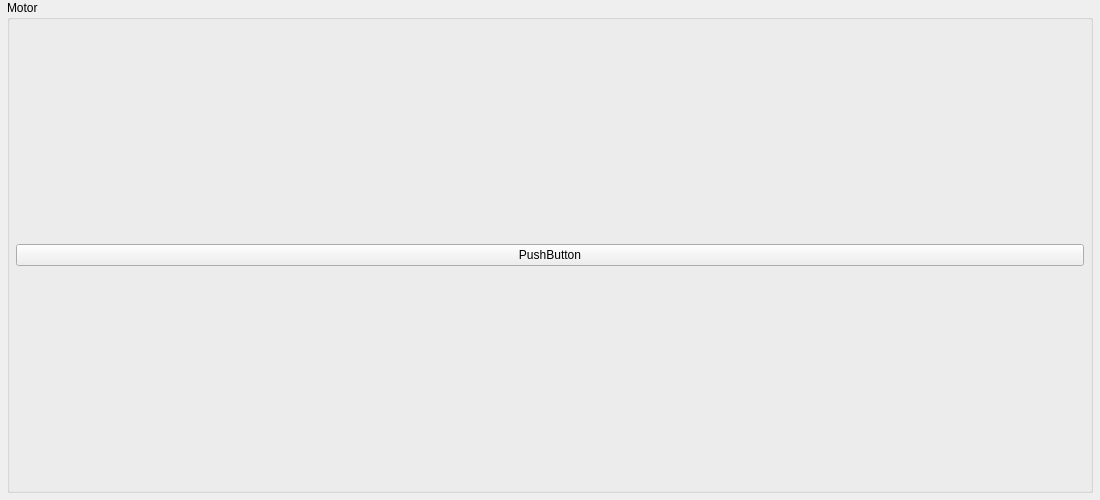
<?xml version="1.0" encoding="UTF-8"?>
<ui version="4.0">
 <class>USBBindingWidget_TranceVibrator</class>
 <widget class="QWidget" name="USBBindingWidget_TranceVibrator">
  <property name="geometry">
   <rect>
    <x>0</x>
    <y>0</y>
    <width>1100</width>
    <height>500</height>
   </rect>
  </property>
  <property name="sizePolicy">
   <sizepolicy hsizetype="MinimumExpanding" vsizetype="Preferred">
    <horstretch>0</horstretch>
    <verstretch>0</verstretch>
   </sizepolicy>
  </property>
  <property name="minimumSize">
   <size>
    <width>1100</width>
    <height>500</height>
   </size>
  </property>
  <layout class="QGridLayout" name="gridLayout_1">
   <property name="leftMargin">
    <number>0</number>
   </property>
   <property name="topMargin">
    <number>0</number>
   </property>
   <property name="rightMargin">
    <number>0</number>
   </property>
   <property name="bottomMargin">
    <number>0</number>
   </property>
   <item row="0" column="0">
    <spacer name="horizontalSpacer0">
     <property name="orientation">
      <enum>Qt::Horizontal</enum>
     </property>
    </spacer>
   </item>
   <item row="0" column="1">
    <layout class="QHBoxLayout" name="horizontalLayout">
     <item>
      <widget class="QGroupBox" name="groupBox">
       <property name="title">
        <string>Motor</string>
       </property>
       <layout class="QGridLayout" name="gridLayout_2">
        <property name="leftMargin">
         <number>6</number>
        </property>
        <property name="topMargin">
         <number>6</number>
        </property>
        <property name="rightMargin">
         <number>6</number>
        </property>
        <property name="bottomMargin">
         <number>6</number>
        </property>
        <item row="0" column="0">
         <widget class="InputVibrationBindingWidget" name="Motor">
          <property name="minimumSize">
           <size>
            <width>100</width>
            <height>0</height>
           </size>
          </property>
          <property name="maximumSize">
           <size>
            <width>16777215</width>
            <height>16777215</height>
           </size>
          </property>
          <property name="text">
           <string notr="true">PushButton</string>
          </property>
         </widget>
        </item>
       </layout>
      </widget>
     </item>
    </layout>
   </item>
   <item row="0" column="2">
    <spacer name="horizontalSpacer1">
     <property name="orientation">
      <enum>Qt::Horizontal</enum>
     </property>
    </spacer>
   </item>
   <item row="1" column="1">
    <spacer name="verticalSpacer">
     <property name="orientation">
      <enum>Qt::Vertical</enum>
     </property>
    </spacer>
   </item>
  </layout>
 </widget>
 <customwidgets>
  <customwidget>
   <class>InputVibrationBindingWidget</class>
   <extends>QPushButton</extends>
   <header>Settings/InputBindingWidget.h</header>
  </customwidget>
 </customwidgets>
 <resources>
  <include location="../resources/resources.qrc"/>
 </resources>
 <connections/>
</ui>
